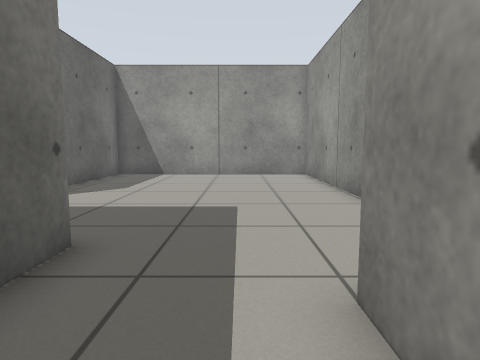
[1] (above)

16 first-person views from a walk through a robot-simulator world made for Gazebo. The camera is 0.64 m above the floor, tilts 6° down and sees 75° across. The floor is counted in squares, 0.5 m on a side. Each view is taken from the middle of a square. On the plan, view 1 faces up. The plan holds only what a view shows up to about 14 squares ahead; the rest is blank.

[2]
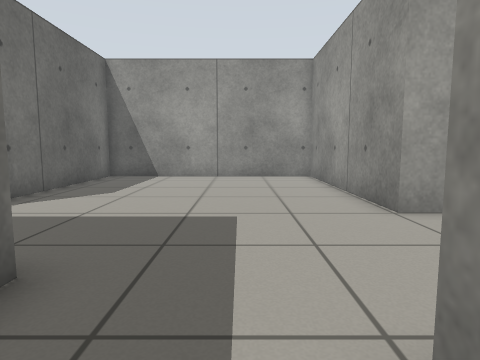

[3]
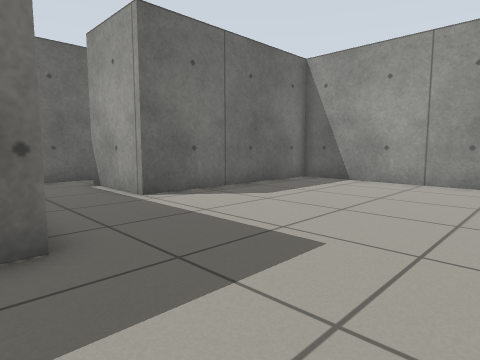

[4]
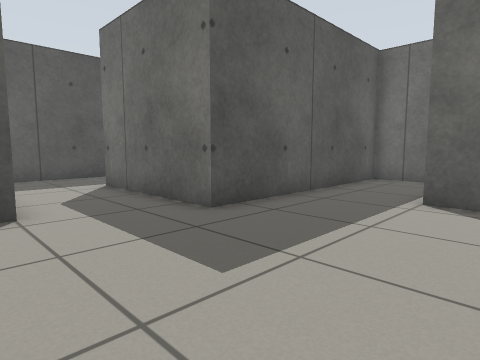

[5]
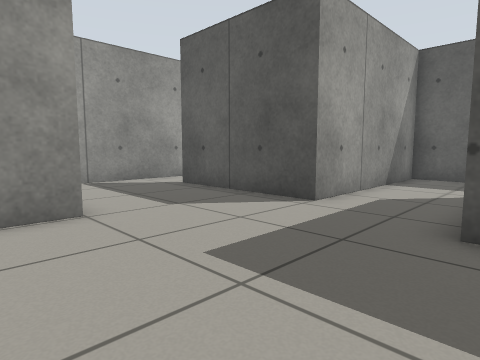

[6]
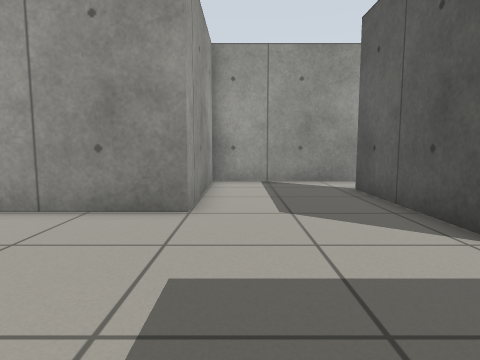

[7]
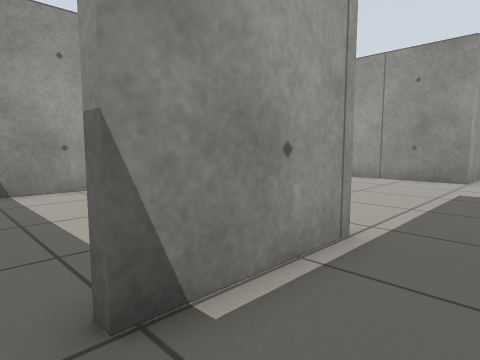

[8]
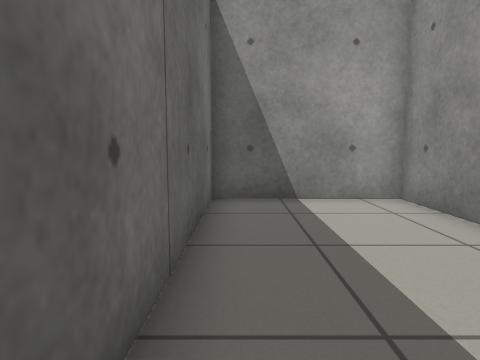

[9]
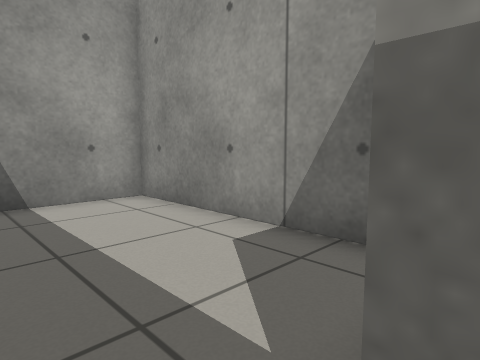

[10]
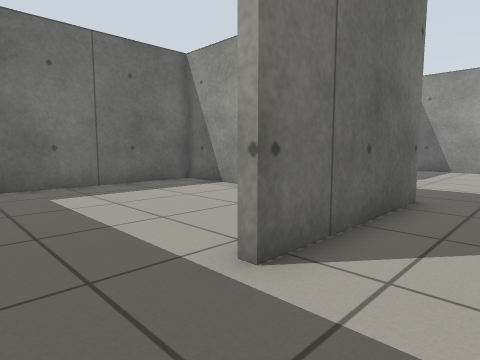

[11]
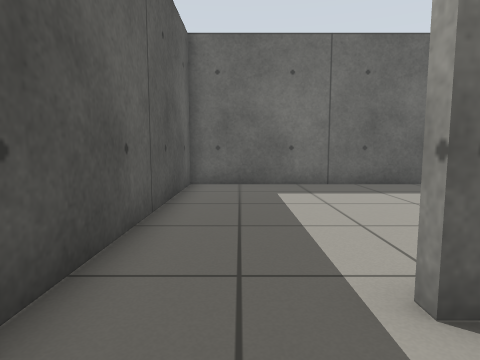

[12]
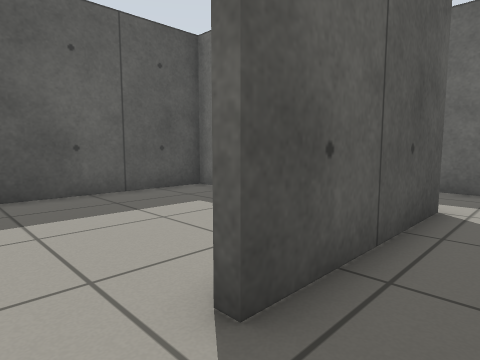

[13]
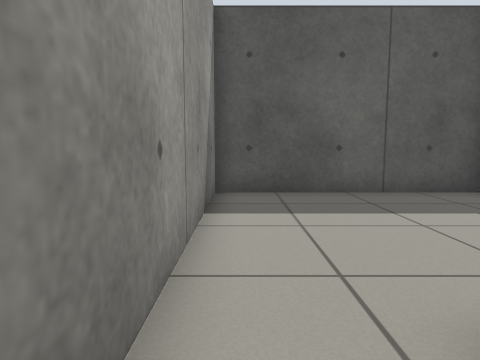

[14]
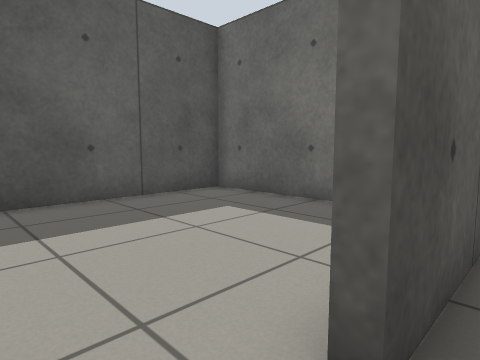

[15]
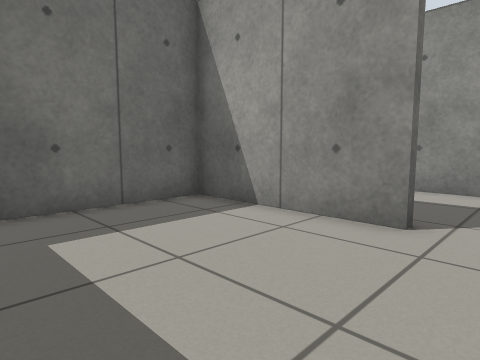

[16]
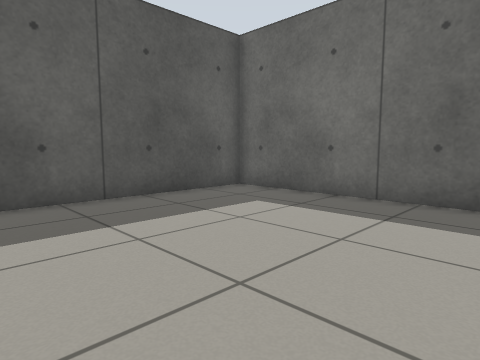

### Floor plan
Points are (right, up) in squares from view 1. A wall is a line through its corners. A room is listed if a view was taken in it or the views show most of it. See-through windows are left out.
Room 1 (views 1, 2, 3, 4, 5, 6, 7, 8, 9, 10, 11, 12, 13, 14)
walls: (-10.7, 7.5) (-10.7, 4) (-2.2, 4) (-2.2, -1.6); (8.7, 2.5) (8.7, 7) (3.1, 7) (3.1, 14.7) (-5.7, 14.7) (-5.7, 7) (-9.3, 7); (-2.5, -4.7) (1, -4.7) (1, 2.5) (6.5, 2.5)
ways out: opening at (7.5, 2) to room 2; opening at (-2, -3) to room 3; opening at (-10, 7) to room 4
Room 2 (view 15)
walls: (6.5, 2.2) (1.3, 2.2) (1.3, -4.7) (8.7, -4.7) (8.7, 2.5)
ways out: opening at (7.5, 2) to room 1
Room 3 (view 16)
walls: (-7.7, 3.7) (-10.7, 3.7) (-10.7, -4.7) (-2.5, -4.7)
ways out: opening at (-2, -3) to room 1
Room 4 (no view inside)
walls: (-6, 8.6) (-6, 14.7) (-10.7, 14.7) (-10.7, 7.5)
ways out: opening at (-10, 7) to room 1

Positions as (right, up) in squares from view 1, and headings:
1: (0, 0), facing up
2: (0, 1), facing up
3: (2, 3), facing up-left
4: (2, 9), facing down-left
5: (-3, 9), facing down-right
6: (-3, 6), facing right
7: (-10, 5), facing up-right
8: (-10, 7), facing up
9: (-10, 7), facing up-right
10: (0, -4), facing up-left
11: (0, -3), facing left
12: (8, 4), facing down-left
13: (8, 4), facing down
14: (8, 3), facing down-left
15: (8, -3), facing up-left
16: (-3, 3), facing down-left
